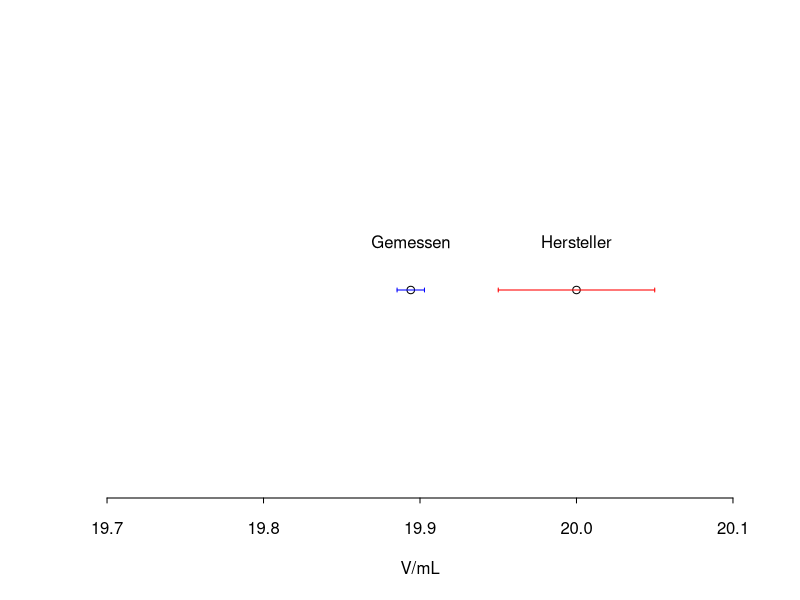
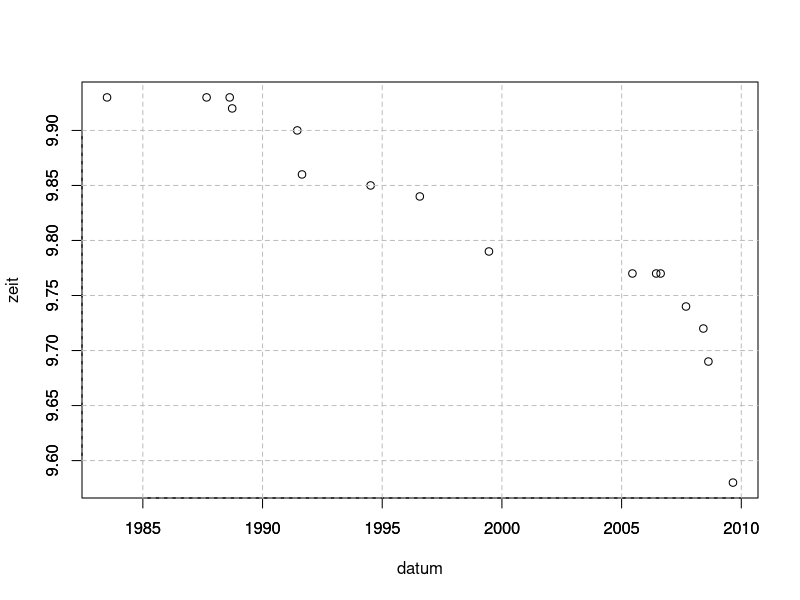
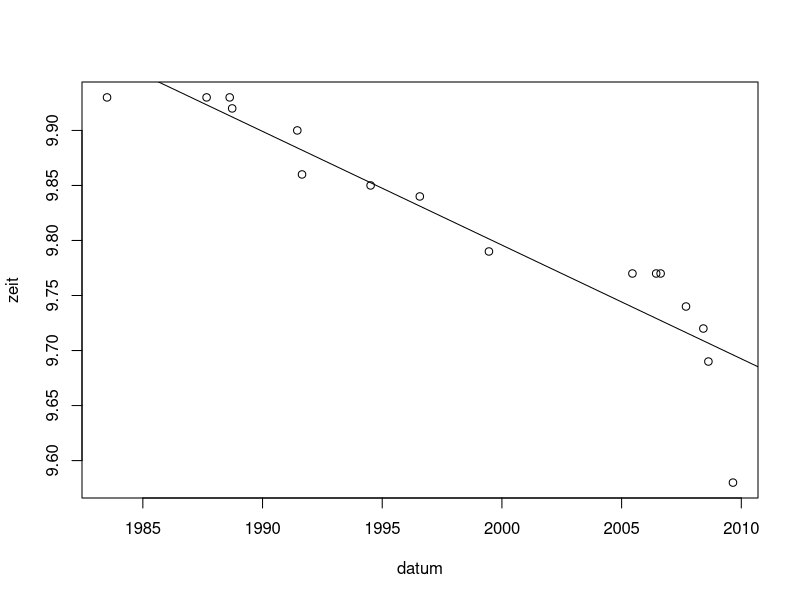

Here is the R script that generated these plots, in order:
##################Übung 1##################

#messadaten pippetiert
pipettiert_gewicht <- c(19.8689, 19.8542, 19.8443, 19.8560,19.8489, 19.8785, 19.8619, 19.8747, 19.8500, 19.8455) #g
#pipettierte volumen
dichte_wasser <- 0.99820 #g/cm^3 = g/mL
pipettiert <- pipettiert_gewicht / dichte_wasser #mL

#n
pip_n <- length(pipettiert)
#mean
pip_mean <- mean(pipettiert)
#standard deviation(sd)
pip_sd <- sd(pipettiert)
#variance
pip_var <- var(pipettiert)
#sd of mean
pip_mean_sd <- pip_sd / sqrt(pip_n)
#variance of mean
pip_mean_var <- pip_var / pip_n

#Output
data.frame(pip_mean, pip_sd, pip_var, pip_mean_sd, pip_mean_var)

################## END Übung 1##################


##################Übung 2##################

#degrees of freedom
pip_v <- pip_n - 1

#fractiles
pip_fractile_95 <- qt(0.975, pip_v)
pip_fractile_99 <- qt(0.995, pip_v)

# +- im Vertrauensintervall
pip_cx_95 <- pip_fractile_95 * pip_mean_sd
pip_cx_99 <- pip_fractile_99 * pip_mean_sd

cat("\n95 % Vertrauensintervall : [", pip_mean - pip_cx_95,
    " mL,", pip_mean + pip_cx_95, "mL]")
 srt=3
cat("\n99 % Vertrauensintervall : [", pip_mean - pip_cx_99,
    " mL,", pip_mean + pip_cx_99, "mL]\n")

#hersteller
hersteller_mean <- 20.00
hersteller_vi <- 0.05
#labels arrows
gemessen_label <- "Gemessen"
hersteller_label <- "Hersteller"

#plot
plot(c(pip_mean, hersteller_mean), c(0.1,0.1), xlim=c(19.7, 20.1), yaxt="n",
     ylab="", xlab="V/mL", tcl=-0.25, frame.plot=FALSE)
arrows(pip_mean - pip_cx_95, 0.1, pip_mean + pip_cx_95, 0.1,
       code=3, angle=90, length=0.02, col="blue")
arrows(hersteller_mean - hersteller_vi, 0.1, hersteller_mean+hersteller_vi, 0.1,
       code=3, angle=90, length=0.02, col="red")
text(x=pip_mean, y=0.11, label=gemessen_label)
text(x=hersteller_mean, y=0.11, label=hersteller_label)

##################END Übung 2##################



##################Übung 3##################

#Vertrauensintervall
cat("\nVertrauensintervall: 19.894 +- 0.009 mL")
#Standardabweichung
cat("\nStandardabweichung: 19.894(4) mL\n")


##################END Übung 3##################


##################Übung 4##################

datum <- c(1983.504, 1987.663, 1988.628, 1988.732, 1991.452, 1991.649, 1994.514, 1996.570, 1999.458, 2005.452, 2006.444, 2006.630, 2007.690, 2008.415, 2008.626, 2009.652)
zeit <-c(9.93, 9.93, 9.93, 9.92, 9.90, 9.86, 9.85, 9.84, 9.79, 9.77, 9.77, 9.77, 9.74, 9.72, 9.69, 9.58)
plot(datum, zeit)
# Vertical grid
axis(1, tck = 1, lty = 2, col = "gray")

# Horizontal grid  
axis(2, tck = 1, lty = 2, col = "gray")

##################END Übung 4##################


##################Übung 5##################

datum <- c(1983.504, 1987.663, 1988.628, 1988.732, 1991.452, 1991.649, 1994.514, 1996.570, 1999.458, 2005.452, 2006.444, 2006.630, 2007.690, 2008.415, 2008.626, 2009.652)
zeit <-c(9.93, 9.93, 9.93, 9.92, 9.90, 9.86, 9.85, 9.84, 9.79, 9.77, 9.77, 9.77, 9.74, 9.72, 9.69, 9.58)

linear_model <- lm(zeit ~ datum)
summary(linear_model)
plot(datum , zeit)
abline(linear_model)

#extract values
matrix_coeffs <- summary(linear_model)$coefficients
cat("\n")
print(matrix_coeffs)

#ROW MAJOR access, COLUMN MAJOR entry!
#get coeffs
t0 <- matrix_coeffs[1,1] #first row, first column
k <- matrix_coeffs[2,1] #second row, first column

cat("\nt0: ", t0, " \n")
cat("k: ", k, " \n")

#get standard deviation
sd_t0 <- matrix_coeffs[1,2] #first row, second column
sd_k <- matrix_coeffs[2,2] #second row, second column

cat("sd_t0: ", sd_t0, " \n")
cat("sd_k: ", sd_k, " \n")


#Vertrauensintervall
n_zeit <- length(zeit)
#fractiles
zeit_fractile_95 <- qt(0.975, n_zeit -2) # - 2 wegen linearer regression
# +- im Vertrauensintervall
t0_cx_95 <- zeit_fractile_95 * sd_t0
k_cx_95 <- zeit_fractile_95 * sd_k

cat("\nResultat t0: 31 +- 5")
cat("\nResultat k: -0.0103 +- 0.0024\n")

##################END Übung 5##################

##################Übung 6##################

d_mean <- 72.38 #cm
U_mean <- 227.6 #cm
d_sd <- 0.15 #cm
U_sd <- 0.4 #cm

pi_mean <- U_mean / d_mean
pi_sd_power2 <- (1 / d_mean)^2 * U_sd^2 + (U_mean / -d_mean^2)^2 * d_sd^2
pi_sd <-sqrt(pi_sd_power2)

pi_fractile_95 <- qt(0.975, 5 - 1)
pi_cx_95 <- pi_fractile_95 * pi_sd

cat("\nResultat Pi: 3.145 +- 0.024")


##################END Übung 6##################

##################Übung 7##################
 
koelbli <-  0.025  * 1e-3#m^3
u_koelbli <-  2 * 0.00004 * 1e-3#m^3
waage <- 0.02198 #kg
u_waage <- 2 * 0.00001 #kg

dichteDiesel <- waage / koelbli
u_dichteDiesel <- abs(waage / koelbli^2) * u_koelbli + abs(1/koelbli) * u_waage


cat("\n\nDichte Diesel: 879  +- 4 kg/m^3")

##################END Übung 7##################
  